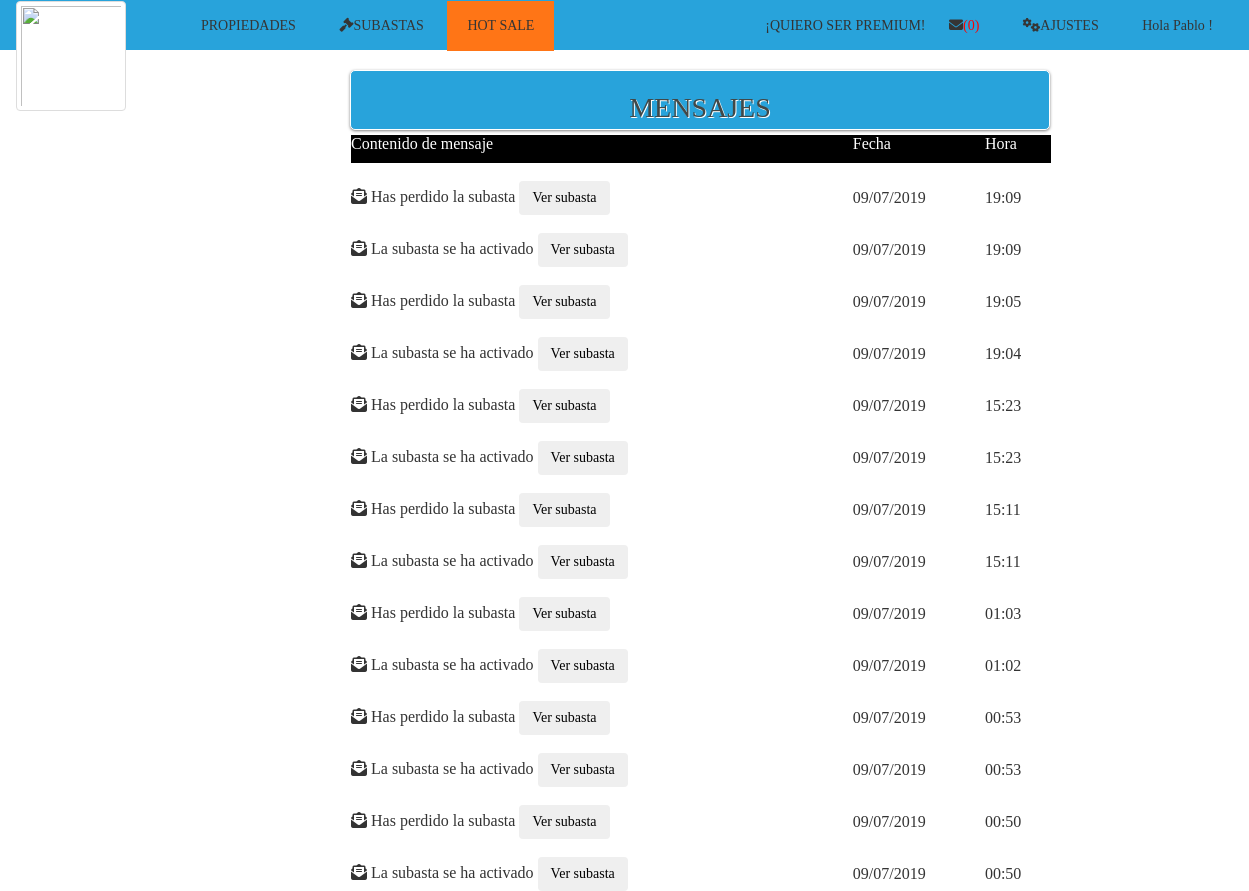
Page /mensajes.php (signed in) on the committed database.
### tables this page shows
CREATE TABLE `mensaje` (
  `idMensaje` int(11) NOT NULL,
  `idSubasta` int(11) DEFAULT NULL,
  `contenido` varchar(255) NOT NULL,
  `leido` int(11) DEFAULT NULL,
  `fecha` datetime NOT NULL,
  `idDe` int(11) NOT NULL,
  `idPara` int(11) NOT NULL,
  `numero` int(11) NOT NULL
);

### mensajes.php (the view, shortened to what this page needs)
<html>
	<head>
<?php
		include("cabecera.php");
?>
<?php
$con=conectar();
 $id=($_SESSION['id']);
$var_consulta= "SELECT * FROM mensaje WHERE idPara=$id ORDER BY fecha DESC";
   $result = mysqli_query($con, $var_consulta);
   $num=mysqli_num_rows($result);
if ($num==0) {
  echo"<h4>NO HAY MENSAJES</h4>";
 }
else{
?>
	</head>
	<body>
		<div id="wrapper" style="margin-left: 350px;margin-top: 0px;">
			<form name="formulario" class="login-form" style="width:700px;height:60px; background-color:#28a3db;">
				<div class="header" style="padding: 0px;">
					<h1> MENSAJES</h1>
				</div>
					 <table  style="width:700px;background-color:#fff;">
					 	<?php $primero = "Contenido de mensaje";
                              $segundo="Fecha";
                               $tercero="Hora";
                               $color = "#fff";
  ?>
 <tr style="background-color:#000;">
  <td><?php echo "<p><font color='".$color."'>".$primero."</font></p>";  ?> </td>
  <td ><?php echo "<p><font color='".$color."'>".$segundo."</font></p>";  ?></td>
  <td ><?php echo "<p><font color='".$color."'>".$tercero."</font></p>";  ?></td>
 </tr>
                    <?php
                    while ($row = mysqli_fetch_array($result)){
                    	$i="<i class='fas fa-envelope-open-text'></i>";
                       ?>
                         <tr>
                             <td> <br><?php echo "$i $row[contenido]" ;
                             switch ($row['numero']) {
                                  case 1:
                                           echo "<a href='verSemana.php?sub=".$row['idSubasta']."'> <button type='button' class='btn btn-succes'>Ver subasta</button> </a></br>";
                                            break;
                                  case 2:
                                            echo "<a href='verSemana.php?sub=".$row['idSubasta']."'> <button type='button' class='btn btn-succes'>Ver subasta</button> </a></br>";
                                           break;
}
                             	?>
                         </td>
                              <td> <br><?php echo "".date('d/m/Y', strtotime($row['fecha'])).""; ?> </td>
                                <td> <br><?php echo "".date('H:i', strtotime($row['fecha'])).""; ?> </td>
                          </tr>
                     <?php
                       }
                    ?>
</table>
			</form>
			<?php } ?>
		</div>
	</body>
</html>

### css/estilos.css (style rules this page uses)
body { background-color:#ffffff ; font-family:'Bree Serif', serif; }
.login-form { width: 410px; margin: auto; position: relative; background: #f3f3f3; border: 1px solid #fff; border-radius: 5px; box-shadow: 0 1px 3px rgba(0,0,0,0.5); -moz-box-shadow: 0 1px 3px rgba(0,0,0,0.5); -webkit-box-shadow: 0 1px 3px rgba(0,0,0,0.5); }
#wrapper { width: 410px; height: 400px; margin: 70px auto; }
#wrapper h1 { text-align: center; }
.login-form .header { padding: 10px 30px 30px 30px; }
.login-form .header h1 { font-family: 'Bree Serif', serif; font-weight: 300; font-size: 28px; line-height:34px; color: #414848; text-shadow: 1px 1px 0 rgba(256,256,256,1.0); margin-bottom: 10px; }
.login-form a { color: black; }

### rows in the picture
mensaje: contenido "Has perdido la subasta", fecha "09/07/2019", fecha "19:09"
mensaje: contenido "La subasta se ha activado", fecha "09/07/2019", fecha "19:09"
mensaje: contenido "Has perdido la subasta", fecha "09/07/2019", fecha "19:05"
mensaje: contenido "La subasta se ha activado", fecha "09/07/2019", fecha "19:04"
mensaje: contenido "Has perdido la subasta", fecha "09/07/2019", fecha "15:23"
mensaje: contenido "La subasta se ha activado", fecha "09/07/2019", fecha "15:23"
mensaje: contenido "Has perdido la subasta", fecha "09/07/2019", fecha "15:11"
mensaje: contenido "La subasta se ha activado", fecha "09/07/2019", fecha "15:11"
mensaje: contenido "Has perdido la subasta", fecha "09/07/2019", fecha "01:03"
mensaje: contenido "La subasta se ha activado", fecha "09/07/2019", fecha "01:02"
mensaje: contenido "Has perdido la subasta", fecha "09/07/2019", fecha "00:53"
mensaje: contenido "La subasta se ha activado", fecha "09/07/2019", fecha "00:53"
mensaje: contenido "Has perdido la subasta", fecha "09/07/2019", fecha "00:50"
mensaje: contenido "La subasta se ha activado", fecha "09/07/2019", fecha "00:50"

### other values in the picture
$numero "(0)"
$_SESSION[nombre] "Pablo"
$primero "Contenido de mensaje"
$segundo "Fecha"
$tercero "Hora"
